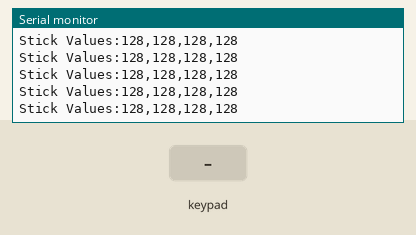
The sketch below on a simulated Arduino Uno, built with avr-gcc and run on an emulated ATmega328P. On the bench: the last lines printed to the serial monitor. The test bench sets the inputs (shaded band).

Above: at 1.5 s.
1.6 s: key 'U' pressed
At 1.66 s:
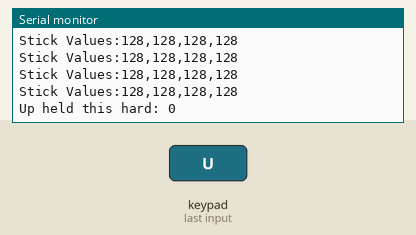
3.2 s: key 'D' pressed
At 3.38 s:
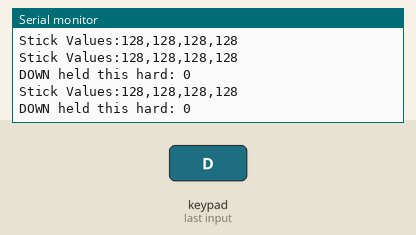
4.8 s: key 'L' pressed
At 5.1 s:
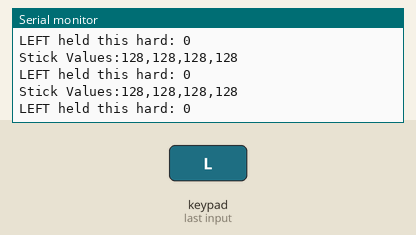
6.4 s: key 'R' pressed
At 6.72 s:
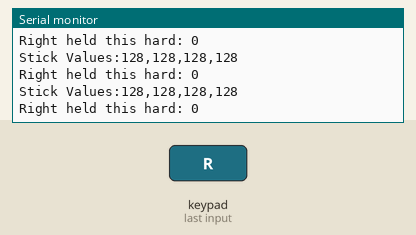

The sketch:

ps2_only_dualshock.ino
```cpp
#include <PS2X_lib.h>  //for v1.6

/******************************************************************
 * set pins connected to PS2 controller:
 *   - 1e column: original
 *   - 2e colmun: Stef?
 * replace pin numbers by the ones you use
 ******************************************************************/
#define PS2_DAT        2  //14
#define PS2_CMD        3  //15
#define PS2_SEL        4  //16
#define PS2_CLK        5  //17

/******************************************************************
 * select modes of PS2 controller:
 *   - pressures = analog reading of push-butttons
 *   - rumble    = motor rumbling
 * uncomment 1 of the lines for each mode selection
 ******************************************************************/
//#define pressures   true
#define pressures   false
//#define rumble      true
#define rumble      false

PS2X ps2x; // create PS2 Controller Class

//right now, the library does NOT support hot pluggable controllers, meaning
//you must always either restart your Arduino after you connect the controller,
//or call config_gamepad(pins) again after connecting the controller.

int error = 0;
byte type = 0;
byte vibrate = 0;

void setup(){

  Serial.begin(57600);

  delay(300);  //added delay to give wireless ps2 module some time to startup, before configuring it

  //CHANGES for v1.6 HERE!!! **************PAY ATTENTION*************

  //setup pins and settings: GamePad(clock, command, attention, data, Pressures?, Rumble?) check for error
  error = ps2x.config_gamepad(PS2_CLK, PS2_CMD, PS2_SEL, PS2_DAT, pressures, rumble);

  if(error == 0){
    Serial.print("Found Controller, configured successful ");
    Serial.print("pressures = ");
  if (pressures)
    Serial.println("true ");
  else
    Serial.println("false");
  Serial.print("rumble = ");
  if (rumble)
    Serial.println("true)");
  else
    Serial.println("false");
    Serial.println("Try out all the buttons, X will vibrate the controller, faster as you press harder;");
    Serial.println("holding L1 or R1 will print out the analog stick values.");
    Serial.println("Note: Go to www.billporter.info for updates and to report bugs.");
  }
  else if(error == 1)
    Serial.println("No controller found, check wiring, see readme.txt to enable debug. visit www.billporter.info for troubleshooting tips");

  else if(error == 2)
    Serial.println("Controller found but not accepting commands. see readme.txt to enable debug. Visit www.billporter.info for troubleshooting tips");

  else if(error == 3)
    Serial.println("Controller refusing to enter Pressures mode, may not support it. ");

//  Serial.print(ps2x.Analog(1), HEX);

  type = ps2x.readType();
}


void loop() {
  /* You must Read Gamepad to get new values and set vibration values
     ps2x.read_gamepad(small motor on/off, larger motor strenght from 0-255)
     if you don't enable the rumble, use ps2x.read_gamepad(); with no values
     You should call this at least once a second
   */
  if(error == 1) //skip loop if no controller found
    return;
     ps2x.read_gamepad(false, vibrate); //read controller and set large motor to spin at 'vibrate' speed

    if(ps2x.Button(PSB_START))         //will be TRUE as long as button is pressed
      Serial.println("Start is being held");
    if(ps2x.Button(PSB_SELECT))
      Serial.println("Select is being held");

    if(ps2x.Button(PSB_PAD_UP)) {      //will be TRUE as long as button is pressed
      Serial.print("Up held this hard: ");
      Serial.println(ps2x.Analog(PSAB_PAD_UP), DEC);
    }
    if(ps2x.Button(PSB_PAD_RIGHT)){
      Serial.print("Right held this hard: ");
      Serial.println(ps2x.Analog(PSAB_PAD_RIGHT), DEC);
    }
    if(ps2x.Button(PSB_PAD_LEFT)){
      Serial.print("LEFT held this hard: ");
      Serial.println(ps2x.Analog(PSAB_PAD_LEFT), DEC);
    }
    if(ps2x.Button(PSB_PAD_DOWN)){
      Serial.print("DOWN held this hard: ");
      Serial.println(ps2x.Analog(PSAB_PAD_DOWN), DEC);
    }

    vibrate = ps2x.Analog(PSAB_CROSS);  //this will set the large motor vibrate speed based on how hard you press the blue (X) button
    if (ps2x.NewButtonState()) {        //will be TRUE if any button changes state (on to off, or off to on)
      if(ps2x.Button(PSB_L3))
        Serial.println("L3 pressed");
      if(ps2x.Button(PSB_R3))
        Serial.println("R3 pressed");
      if(ps2x.Button(PSB_L2))
        Serial.println("L2 pressed");
      if(ps2x.Button(PSB_R2))
        Serial.println("R2 pressed");
      if(ps2x.Button(PSB_TRIANGLE))
        Serial.println("Triangle pressed");
    }

    if(ps2x.ButtonPressed(PSB_CIRCLE))               //will be TRUE if button was JUST pressed
      Serial.println("Circle just pressed");
    if(ps2x.NewButtonState(PSB_CROSS))               //will be TRUE if button was JUST pressed OR released
      Serial.println("X just changed");
    if(ps2x.ButtonReleased(PSB_SQUARE))              //will be TRUE if button was JUST released
      Serial.println("Square just released");


      Serial.print("Stick Values:");
      Serial.print(ps2x.Analog(PSS_LY), DEC); //Left stick, Y axis. Other options: LX, RY, RX
      Serial.print(",");
      Serial.print(ps2x.Analog(PSS_LX), DEC);
      Serial.print(",");
      Serial.print(ps2x.Analog(PSS_RY), DEC);
      Serial.print(",");
      Serial.println(ps2x.Analog(PSS_RX), DEC);

   delay(100);
    }
```

Measured:
- after the input at 1.6 s, the serial monitor: prints a new line after 0.06 s (image 1)
- after the input at 3.2 s, the serial monitor: prints a new line after 0.08 s (image 2)
- after the input at 4.8 s, the serial monitor: prints a new line after 0.09 s (image 3)
- after the input at 6.4 s, the serial monitor: prints a new line at once (image 4)
